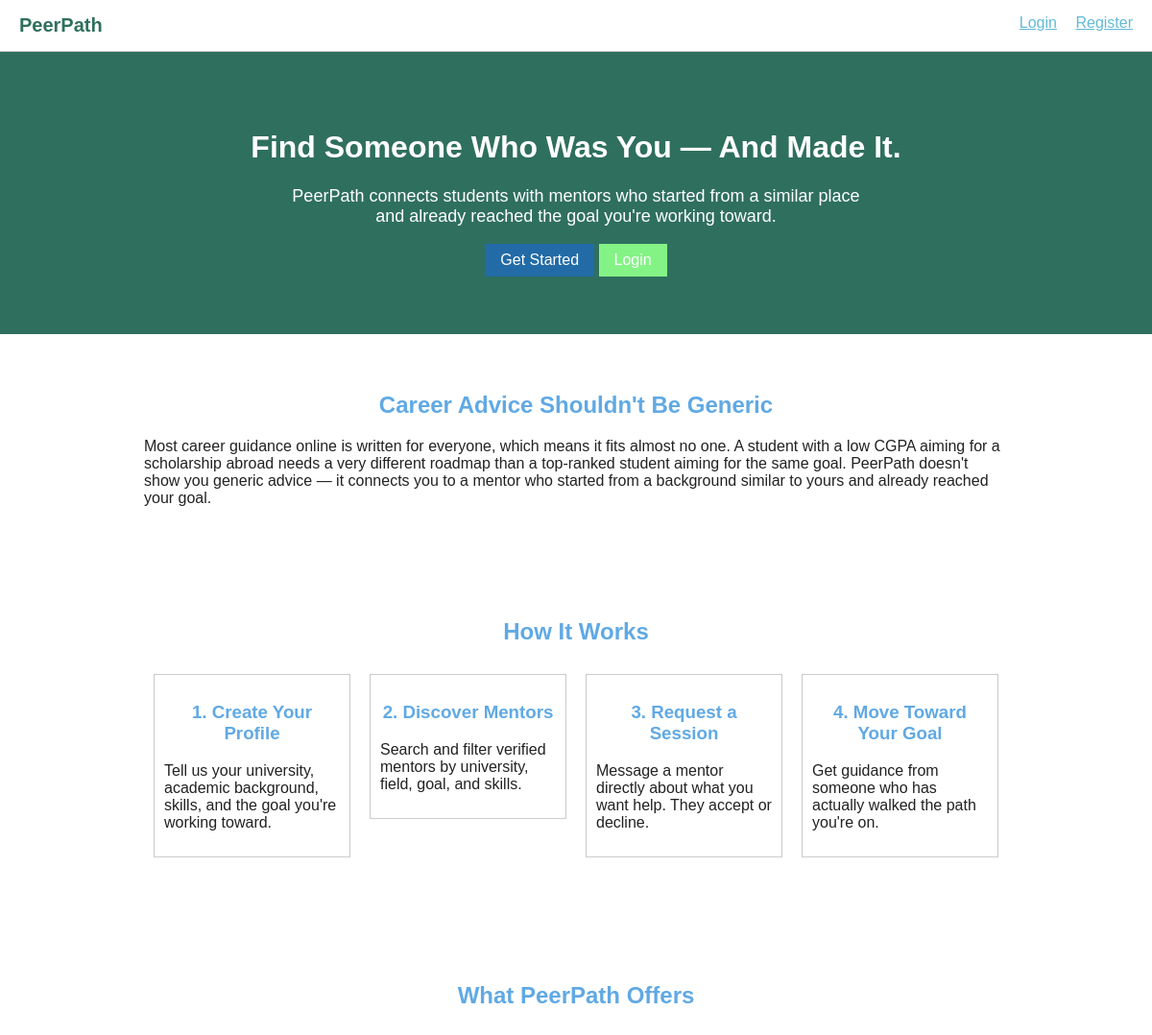
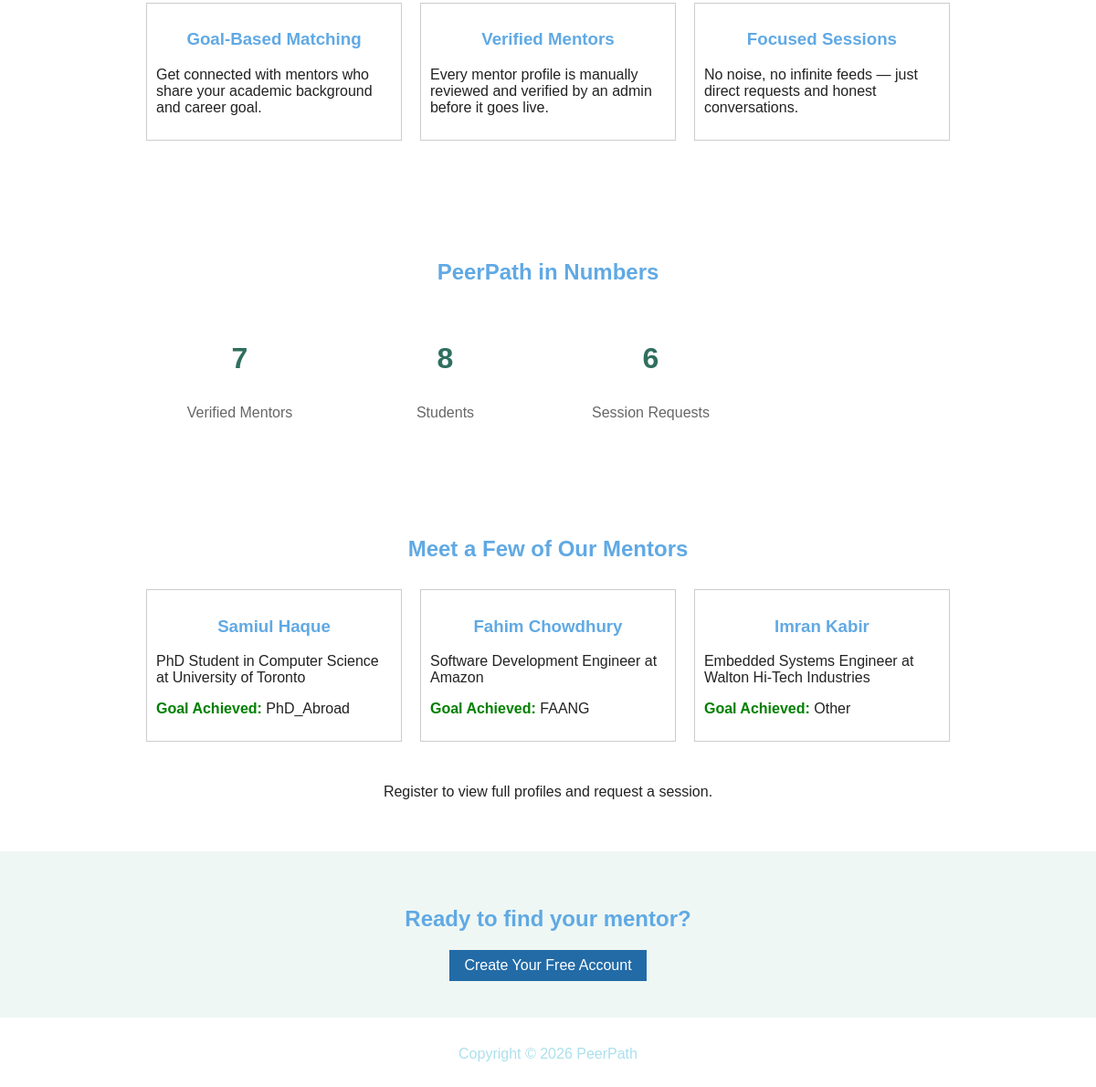
The page / on the database its author committed (2 pictures, top to bottom).
### tables this page shows
CREATE TABLE mentor_profiles (
    user_id              INT PRIMARY KEY,
    university           VARCHAR(150),
    department           VARCHAR(100),
    cgpa_range           ENUM('<2.5','2.5-3.0','3.0-3.5','3.5-4.0'),  
    graduation_year      YEAR,
    current_organization VARCHAR(150),
    current_position     VARCHAR(150),
    skills               VARCHAR(255),
    achievements         TEXT,
    career_story         TEXT,            
    external_profile_url VARCHAR(255),     
    goal_achieved        ENUM('FAANG','MS_Abroad','PhD_Abroad','PhD_Local',
                               'Research','Startup','Government','Other'),
    verification_status  ENUM('pending','verified','rejected') DEFAULT 'pending',
    FOREIGN KEY (user_id) REFERENCES users(user_id) ON DELETE CASCADE
);

CREATE TABLE users (
    user_id     INT AUTO_INCREMENT PRIMARY KEY,
    full_name   VARCHAR(100) NOT NULL,
    email       VARCHAR(150) NOT NULL UNIQUE,
    password    VARCHAR(255) NOT NULL,
    role        ENUM('student', 'mentor', 'admin') NOT NULL,
    created_at  TIMESTAMP DEFAULT CURRENT_TIMESTAMP
);

### index.php (the view, shortened to what this page needs)
<?php
include("db.php");
$totalMentors = mysqli_fetch_assoc(mysqli_query($conn,
    "SELECT COUNT(*) AS c FROM mentor_profiles WHERE verification_status = 'verified'"))["c"];
$totalStudents = mysqli_fetch_assoc(mysqli_query($conn,
    "SELECT COUNT(*) AS c FROM users WHERE role = 'student'"))["c"];
$totalSessions = mysqli_fetch_assoc(mysqli_query($conn,
    "SELECT COUNT(*) AS c FROM session_requests"))["c"];
$featuredResult = mysqli_query($conn,
    "SELECT u.full_name, m.current_position, m.current_organization, m.goal_achieved
     FROM users u
     JOIN mentor_profiles m ON u.user_id = m.user_id
     WHERE m.verification_status = 'verified'
     ORDER BY RAND()
     LIMIT 3");
?>
<!DOCTYPE html>
<html>
<head>
    <link rel="stylesheet" href="style.css">
</head>
<body>
<div class="guest-navbar">
    <div class="brand">PeerPath</div>
    <div class="guest-links">
        <a href="login.php">Login</a>
        <a href="register.php">Register</a>
    </div>
</div>
<div class="hero">
    <h1>Find Someone Who Was You — And Made It.</h1>
    <p>PeerPath connects students with mentors who started from a similar place<br>
       and already reached the goal you're working toward.</p>
    <a href="register.php" class="btn">Get Started</a>
    <a href="login.php" class="btn btn-secondary">Login</a>
</div>
<div class="section">
    <h2>Career Advice Shouldn't Be Generic</h2>
    <p>
        Most career guidance online is written for everyone, which means it fits almost no one.
        A student with a low CGPA aiming for a scholarship abroad needs a very different roadmap
        than a top-ranked student aiming for the same goal. PeerPath doesn't show you generic
        advice — it connects you to a mentor who started from a background similar to yours and
        already reached your goal.
    </p>
</div>
<div class="section">
    <h2>How It Works</h2>
    <div class="row">
        <div class="col-4">
            <div class="card">
                <h3>1. Create Your Profile</h3>
                <p>Tell us your university, academic background, skills, and the goal you're working toward.</p>
            </div>
        </div>
        <div class="col-4">
            <div class="card">
                <h3>2. Discover Mentors</h3>
                <p>Search and filter verified mentors by university, field, goal, and skills.</p>
            </div>
        </div>
        <div class="col-4">
            <div class="card">
                <h3>3. Request a Session</h3>
                <p>Message a mentor directly about what you want help. They accept or decline.</p>
            </div>
        </div>
        <div class="col-4">
            <div class="card">
                <h3>4. Move Toward Your Goal</h3>
                <p>Get guidance from someone who has actually walked the path you're on.</p>
            </div>
        </div>
    </div>
</div>
<div class="section">
    <h2>What PeerPath Offers</h2>
    <div class="row">
        <div class="col-3">
            <div class="card">
                <h3>Goal-Based Matching</h3>
                <p>Get connected with mentors who share your academic background and career goal.</p>
            </div>
        </div>
        <div class="col-3">
            <div class="card">
                <h3>Verified Mentors</h3>
                <p>Every mentor profile is manually reviewed and verified by an admin before it goes live.</p>
            </div>
        </div>
        <div class="col-3">
            <div class="card">
                <h3>Focused Sessions</h3>
                <p>No noise, no infinite feeds — just direct requests and honest conversations.</p>
            </div>
        </div>
    </div>
</div>
<div class="section">
    <h2>PeerPath in Numbers</h2>
    <div class="row">
        <div class="col-4">
            <p class="stat-number"><?php echo $totalMentors; ?></p>
            <p class="stat-label">Verified Mentors</p>
        </div>
        <div class="col-4">
            <p class="stat-number"><?php echo $totalStudents; ?></p>
            <p class="stat-label">Students</p>
        </div>
        <div class="col-4">
            <p class="stat-number"><?php echo $totalSessions; ?></p>
            <p class="stat-label">Session Requests</p>
        </div>
    </div>
</div>
<?php if (mysqli_num_rows($featuredResult) > 0): ?>
<div class="section">
    <h2>Meet a Few of Our Mentors</h2>
    <div class="row">
        <?php while ($mentor = mysqli_fetch_assoc($featuredResult)): ?>
            <div class="col-3">
                <div class="card">
                    <h3><?php echo htmlspecialchars($mentor["full_name"]); ?></h3>
                    <p><?php echo htmlspecialchars($mentor["current_position"]); ?> at
                       <?php echo htmlspecialchars($mentor["current_organization"]); ?></p>
                    <p><span class="status-verified">Goal Achieved:</span>
                       <?php echo htmlspecialchars($mentor["goal_achieved"]); ?></p>
                </div>
            </div>
        <?php endwhile; ?>
    </div>
    <p style="text-align: center;">Register to view full profiles and request a session.</p>
</div>
<?php endif; ?>
<div class="cta-banner">
    <h2>Ready to find your mentor?</h2>
    <a href="register.php" class="btn">Create Your Free Account</a>
</div>
<p class="site-footer">Copyright &copy; <?php echo date("Y"); ?> PeerPath</p>
</body>
</html>

### style.css (style rules this page uses)
body { font-family: Arial, sans-serif; background-color: #ffffff; color: #222222; margin: 0; }
h1, h2, h3 { text-align: center; color: #60a9e4; }
a { color: #62bad7; }
.card { background-color: rgb(255, 255, 255); border: 1px solid #cccccc; padding: 10px; margin-bottom: 20px; width: 100%; box-sizing: border-box; overflow: hidden; }
.btn { display: inline-block; padding: 8px 16px; background-color: #226ba7; color: white; border: none; text-decoration: none; cursor: pointer; }
.btn-secondary { background-color: #84f386; }
.status-verified, .status-accepted { color: green; font-weight: bold; }
.hero { background-color: #2f6f5e; color: white; text-align: center; padding: 60px 20px; }
.hero h1 { color: white; }
.hero p { font-size: 18px; }
.section { padding: 40px 20px; max-width: 900px; margin: 0 auto; }
.row { overflow: hidden; }
.col-3 { float: left; width: 33.33%; padding: 10px; box-sizing: border-box; }
.col-4 { float: left; width: 25%; padding: 10px; box-sizing: border-box; }
.stat-number { font-size: 32px; font-weight: bold; color: #2f6f5e; text-align: center; }
.stat-label { text-align: center; color: #666666; }
.cta-banner { background-color: #eef7f4; text-align: center; padding: 40px 20px; }
.guest-navbar { overflow: hidden; padding: 15px 20px; background-color: white; border-bottom: 1px solid #cccccc; }
.guest-navbar .brand { float: left; font-weight: bold; font-size: 20px; color: #2f6f5e; }
.guest-navbar .guest-links { float: right; }
.guest-navbar .guest-links a { margin-left: 15px; }
.site-footer { text-align: center; padding: 15px; color: #abe0ec; }

### rows shown on the page
mentor_profiles: user_id.full_name "Samiul Haque", current_position "PhD Student in Computer Science", current_organization "University of Toronto", goal_achieved "PhD_Abroad"
mentor_profiles: user_id.full_name "Fahim Chowdhury", current_position "Software Development Engineer", current_organization "Amazon", goal_achieved "FAANG"
mentor_profiles: user_id.full_name "Imran Kabir", current_position "Embedded Systems Engineer", current_organization "Walton Hi-Tech Industries", goal_achieved "Other"

### other values the page prints
$totalMentors "7"
$totalStudents "8"
$totalSessions "6"
